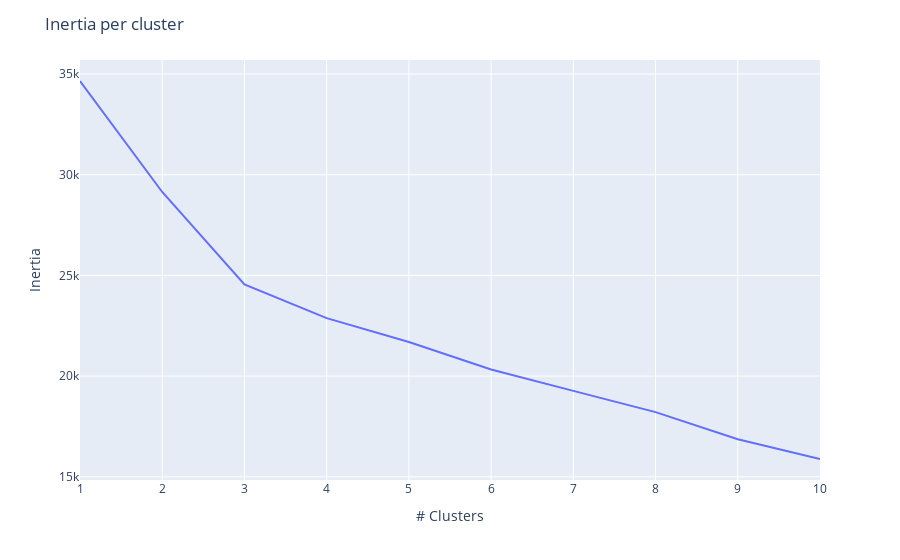

This figure's notebook cell:
### Markdown cell above
Kmeans on sample
Elbow on sample

### Code cell
wcss =  []
k = []
for i in range (1,11): 
    kmeans = KMeans(n_clusters= i, random_state = 0)
    kmeans.fit(us_preprocessed)
    wcss.append(kmeans.inertia_)
    k.append(i)
    print(f"WCSS for K={i} --> {(wcss[-1])}")

wcss_frame = pd.DataFrame(wcss)
k_frame = pd.Series(k)

# Create figure
fig= px.line(
    wcss_frame,
    x=k_frame,
    y=wcss_frame.iloc[:,-1]
)

# Create title and axis labels
fig.update_layout(
    yaxis_title="Inertia",
    xaxis_title="# Clusters",
    title="Inertia per cluster"
)
fig.show()

### Figure 1 — Plotly figure (JSON) as saved in the notebook; plotly's stock layout.template omitted (floating-point values rounded to 4 significant figures)
{"data": [{"hovertemplate": "x=%{x}<br>y=%{y}<extra></extra>", "legendgroup": "", "line": {"color": "#636efa", "dash": "solid"}, "marker": {"symbol": "circle"}, "mode": "lines", "name": "", "orientation": "v", "showlegend": false, "type": "scatter", "x": [1, 2, 3, 4, 5, 6, 7, 8, 9, 10], "xaxis": "x", "y": [34650.0, 29140.0, 24560.0, 22880.0, 21690.0, 20330.0, 19270.0, 18210.0, 16860.0, 15880.0], "yaxis": "y"}], "layout": {"legend": {"tracegroupgap": 0}, "margin": {"t": 60}, "title": {"text": "Inertia per cluster"}, "xaxis": {"anchor": "y", "domain": [0, 1], "title": {"text": "# Clusters"}}, "yaxis": {"anchor": "x", "domain": [0, 1], "title": {"text": "Inertia"}}}}
